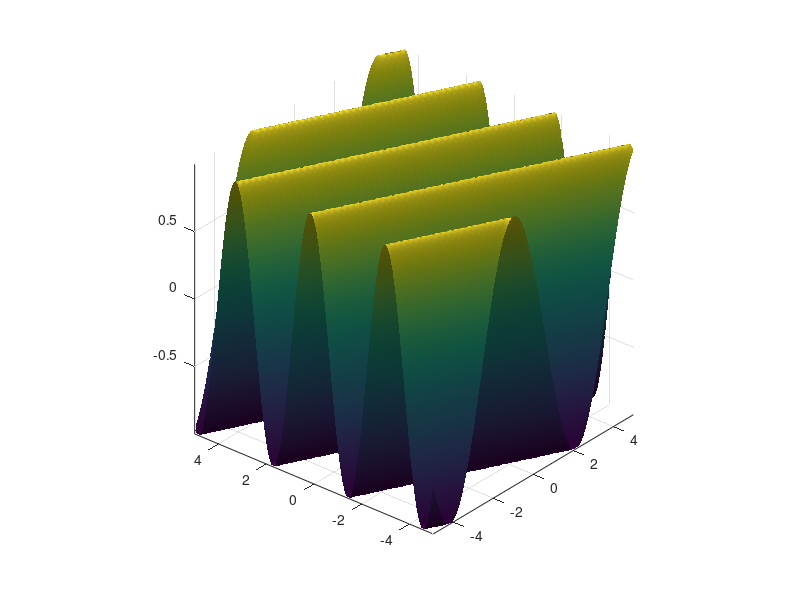

The MATLAB script that drew this image:
% 2. Display the 3-d plot of 2-d functions using perspective projections:
% sin(ux+vy) for all x,y and different values of u & v.

[X,Y] = meshgrid(-5:.1:5);
U = 1;
V = 2;
Z = sin(U*X+V*Y);
surf(X,Y,Z,'FaceColor','interp',...
    'EdgeColor','none',...
    'FaceLighting','phong')
daspect([5 5 1])
axis tight
view(-50,30)
camlight left
%mesh(X,Y,Z)